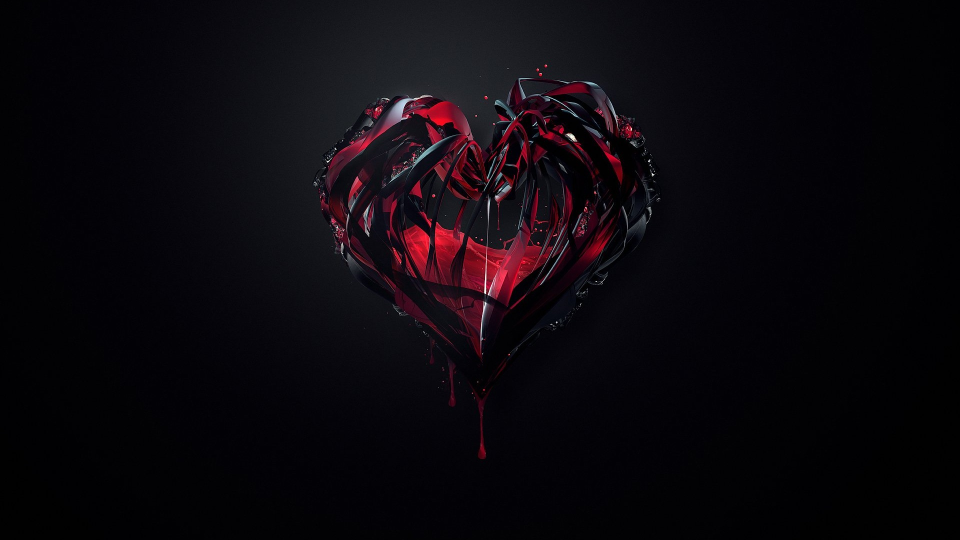
#> input picture samples/pics/1.jpg, 1920 x 1080 px (shown at 1/2 size); its folder holds only this picture in this run
$ python logo_placer_cli.py --logo samples/pics/1.jpg --target samples/pics
#> lines starting #> are read from the running program, lines starting #| are printed output that depends on the picture
### painter.py
from PIL import Image
import os
import time


class Corner:
    TOP_LEFT = 11
    TOP_RIGHT = 12
    BOTTOM_LEFT = 21
    BOTTOM_RIGHT = 22


class LogoPainter(object):
    def __init__(self,
                 logo_path,
                 target_path,  # Path to a certain image OR to a directory with images
                 save_to_path='result',
                 logo_resize_rate=0.2,  # logo_min_dimension / img_min_dimension
                 margin_rate=0.01,  # margin_size / img_min_dimension
                 min_logo_min_dim=300,  # px, minimum size of logo min_dimension
                 corner=Corner.BOTTOM_RIGHT):

#> called with logo_path = 'samples/pics/1.jpg', target_path = 'samples/pics', save_to_path = 'result', logo_resize_rate = 0.2, margin_rate = 0.01, min_logo_min_dim = 300, corner = 22
        self.init_time = time.time()

        # Input paths to abs:
        logo_path = os.path.abspath(logo_path)
        target_path = os.path.abspath(target_path)
        save_to_path = os.path.abspath(save_to_path)

        # Painting parameters
        self.logo_resize_rate = logo_resize_rate
        self.margin_rate = margin_rate
        self.corner_left = True if corner in (Corner.TOP_LEFT, Corner.BOTTOM_LEFT) else False
        self.corner_top = True if corner in (Corner.TOP_LEFT, Corner.TOP_RIGHT) else False
        self.min_logo_min_dim = min_logo_min_dim

        if not os.path.isdir(save_to_path):
            os.makedirs(save_to_path)
        self.save_to_path = save_to_path

        self.logo = Image.open(logo_path)
#> self.logo is the input picture: PIL image 1920x1080 RGB; mean R, G, B 11.5, 7.4, 12.4

        to_open = []
        if os.path.isfile(target_path):
            to_open.append(target_path)
            self.parent_dir = os.path.dirname(target_path)
        elif os.path.isdir(target_path):
            to_open += self.get_all_dir_files(target_path)
            self.parent_dir = target_path

        validation_start_time = time.time()
        valid_image_paths = []
        for file in to_open:
            try:
                Image.open(file)
                valid_image_paths.append(file)
            except Exception:
                print('Unsupported file format: {}'.format(file))
        print('Checked {0} file(s) in {1:.3f}s'.format(len(to_open), time.time() - validation_start_time))

        self.images = (Image.open(path) for path in valid_image_paths)
        self.current_image = None

    def resize_img_if_needed(self, img):
        img_min_dim = min(img.width, img.height)

        k = img_min_dim * self.logo_resize_rate / self.min_logo_min_dim
        if k < 1:
            img_resize_rate = 1 / k
            new_width = int(img.width * img_resize_rate)
            new_height = int(img.height * img_resize_rate)
            img = img.resize((new_width, new_height))
        return img

    def get_resized_logo(self, img_min_dim):
        logo = self.logo
        logo_min_dim = min(logo.width, logo.height)

        related_resize_rate = img_min_dim * self.logo_resize_rate / logo_min_dim
        new_width = int(logo.width * related_resize_rate)
        new_height = int(logo.height * related_resize_rate)

        return logo.resize((new_width, new_height))

    def paint_logo(self, img):
        # Image and logo resizes if needed
        img = self.resize_img_if_needed(img)
        img_min_dim = min(img.width, img.height)
        logo = self.get_resized_logo(img_min_dim)

        # Coordinates calculation
        x, y = self.calculate_x_y(img, logo)

        # Painting
        img.paste(logo, (x, y), logo)
        return img

    def calculate_x_y(self, img, logo):
        img_min_dim = min(img.width, img.height)
        if self.corner_left:
            x_pos = int(img_min_dim * self.margin_rate)
        else:
            x_pos = int(img.width - logo.width - img_min_dim * self.margin_rate)

        if self.corner_top:
            y_pos = int(img_min_dim * self.margin_rate)
        else:
            y_pos = int(img.height - logo.height - img_min_dim * self.margin_rate)
        return x_pos, y_pos

    # [9 lines left out: function save_painted, not called in this run]

    def process_one(self, image):
        self.current_image = image
        result_img = self.paint_logo(image)
        self.save_painted(result_img)

    def process_all(self):
        for image in self.images:
            self.process_one(image)
#> this loop made 1 pass
#> pass 1, in paint_logo, `logo = self.get_resized_logo(img_min_dim)`:
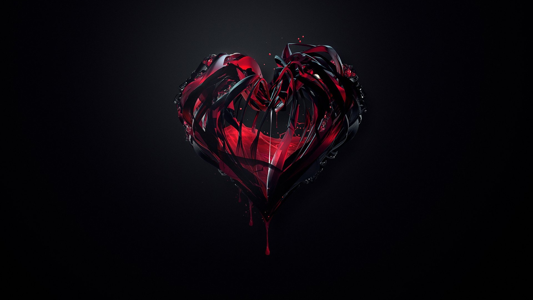
#> logo: PIL image 533x300 RGB; mean R, G, B 11.5, 7.4, 12.4

    @classmethod
    def get_all_dir_files(cls, dir_path):
        files_list = []
        for name in os.listdir(dir_path):
            path_from_start = os.path.join(dir_path, name)
            if os.path.isfile(path_from_start):
                files_list.append(path_from_start)
            elif os.path.isdir(path_from_start):
                files_list += cls.get_all_dir_files(path_from_start)
        return files_list


# [6 lines that do not run on import are left out]

### logo_placer_cli.py
import argparse
from painter import Corner, LogoPainter
import os


def path(s):
    if os.path.exists(s):
        return s
    else:
        raise argparse.ArgumentTypeError('Entered path does NOT exist!')


if __name__ == '__main__':
    cliparser = argparse.ArgumentParser()
    cliparser.add_argument('-l', '--logo', type=path, help='Path to logo image', required=True)
    cliparser.add_argument('-t', '--target', type=path, help='Path to target image or directory', required=True)
    cliparser.add_argument('-s', '--save_to', default='result', help='Path to result directory')
    cliparser.add_argument('--rewrite', action='store_true', help='Check this to add logo to source images')
    cliparser.add_argument('--logo-resize-rate', type=float, default=0.2, help='Logo min dimension / Img min dimension')
    cliparser.add_argument('--margin-rate', type=float, default=0.01, help='Margin size / Img min dimension')
    cliparser.add_argument('--min-logo-min-dim', type=int, default=300,
                           help='px, minimum size of logo min dimension')
    cliparser.add_argument('-c', '--corner', choices=['TOP_LEFT', 'TOP_RIGHT', 'BOTTOM_LEFT', 'BOTTOM_RIGHT'],
                           default='BOTTOM_RIGHT', help='Choose an image corner where to place your logo')

    args = cliparser.parse_args()
    if not args.rewrite:
        save_to_path = args.save_to
    else:
        if os.path.isfile(args.target):
            save_to_path = os.path.dirname(args.target)
        else:
            save_to_path = args.target

    LogoPainter(args.logo, args.target, save_to_path=save_to_path, logo_resize_rate=args.logo_resize_rate,
                margin_rate=args.margin_rate, corner=Corner.__dict__[args.corner],
#> (the run stopped early here; a loop or call above may not have finished)
